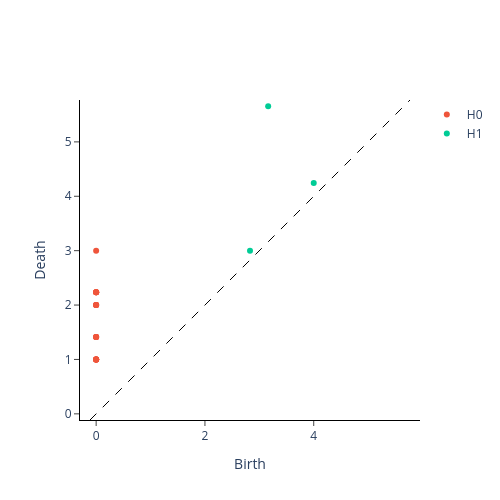

The code cell stored with this chart in its notebook:
### Code cell
import gtda.homology

gtda.homology.VietorisRipsPersistence(homology_dimensions=[0, 1, 2]).fit_transform_plot([ points ])
None

### Figure 1 — Plotly figure (JSON) as saved in the notebook; plotly's stock layout.template omitted (floating-point values rounded to 4 significant figures)
{"data": [{"hoverinfo": "none", "line": {"color": "black", "dash": "dash", "width": 1}, "mode": "lines", "showlegend": false, "type": "scatter", "x": [-0.1131, 5.77], "y": [-0.1131, 5.77]}, {"hoverinfo": "text", "hovertext": ["(0.0, 1.0), multiplicity: 7", "(0.0, 1.0), multiplicity: 7", "(0.0, 1.0), multiplicity: 7", "(0.0, 1.0), multiplicity: 7", "(0.0, 1.0), multiplicity: 7", "(0.0, 1.0), multiplicity: 7", "(0.0, 1.0), multiplicity: 7", "(0.0, 1.4142135381698608), multiplicity: 4", "(0.0, 1.4142135381698608), multiplicity: 4", "(0.0, 1.4142135381698608), multiplicity: 4", "(0.0, 1.4142135381698608), multiplicity: 4", "(0.0, 2.0), multiplicity: 4", "(0.0, 2.0), multiplicity: 4", "(0.0, 2.0), multiplicity: 4", "(0.0, 2.0), multiplicity: 4", "(0.0, 2.2360680103302), multiplicity: 5", "(0.0, 2.2360680103302), multiplicity: 5", "(0.0, 2.2360680103302), multiplicity: 5", "(0.0, 2.2360680103302), multiplicity: 5", "(0.0, 2.2360680103302), multiplicity: 5", "(0.0, 3.0)"], "mode": "markers", "name": "H0", "type": "scatter", "x": [0, 0, 0, 0, 0, 0, 0, 0, 0, 0, 0, 0, 0, 0, 0, 0, 0, 0, 0, 0, 0], "y": [1, 1, 1, 1, 1, 1, 1, 1.414, 1.414, 1.414, 1.414, 2, 2, 2, 2, 2.236, 2.236, 2.236, 2.236, 2.236, 3]}, {"hoverinfo": "text", "hovertext": ["(4.0, 4.242640495300293)", "(3.1622776985168457, 5.656854152679443)", "(2.8284270763397217, 3.0)"], "mode": "markers", "name": "H1", "type": "scatter", "x": [4, 3.162, 2.828], "y": [4.243, 5.657, 3]}, {"hoverinfo": "text", "hovertext": [], "mode": "markers", "name": "H2", "type": "scatter", "x": [], "y": []}], "layout": {"height": 500, "plot_bgcolor": "white", "width": 500, "xaxis": {"autorange": false, "exponentformat": "e", "linecolor": "black", "linewidth": 1, "mirror": false, "range": [-0.1131, 5.77], "showexponent": "all", "showline": true, "side": "bottom", "ticks": "outside", "title": {"text": "Birth"}, "type": "linear", "zeroline": true}, "yaxis": {"autorange": false, "exponentformat": "e", "linecolor": "black", "linewidth": 1, "mirror": false, "range": [-0.1131, 5.77], "scaleanchor": "x", "scaleratio": 1, "showexponent": "all", "showline": true, "side": "left", "ticks": "outside", "title": {"text": "Death"}, "type": "linear", "zeroline": true}}}
